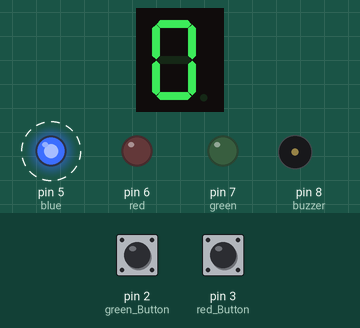
Recording of a sketch running on a simulated Arduino Uno, built with avr-gcc and run on an emulated ATmega328P. On the bench: 1-digit seven-segment display, output pins drawn as LEDs (lit = HIGH), buzzer (waves = sounding). Wiring (inferred from the names in the program): 1-digit 7-segment display, segments lit when HIGH: segments pin 10, pin 9, A5, A4, A3, pin 11, pin 12. Dashed ring = blinking. The inputs (shaded band) are chosen by the test bench; at power-on: pin 3 (red_Button) LOW, pin 2 (green_Button) HIGH. Random numbers use the default seed unless the sketch sets one; the segment pins are drawn as the display they are named for; pins used as bus, display or sensor lines are not drawn.

Above: at 0.1 s.
At 3.7 s:
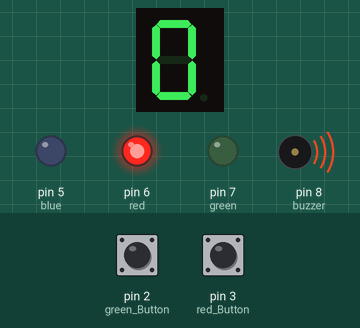
3.8 s: pin 3 (red_Button) pulled HIGH for 2.25 s
At 4.9 s:
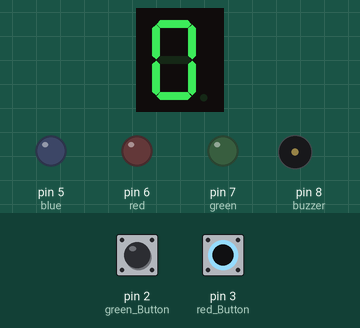
Timing chart, 0 to 14.7 s (numbered marks = the images above; inputs shaded):
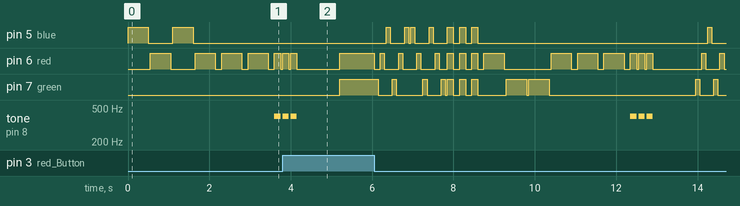

The sketch:

SimonSays.ino
```cpp
#define green 7         //1
#define red 6           //2
#define blue 5          //3
#define green_Button 2  //1
#define red_Button 3    //2
#define blue_Button 4   //3
#define buzzer 8

#define A 10
#define B 9
#define F 11
#define G 12
#define C A5
#define D A4
#define E A3

const int segmentPins[] = { 10, 9, A5, A4, A3, 11, 12 };

const int digits[10][7] = {
  { 1, 1, 1, 1, 1, 1, 0 },  // 0
  { 0, 1, 1, 0, 0, 0, 0 },  // 1
  { 1, 1, 0, 1, 1, 0, 1 },  // 2
  { 1, 1, 1, 1, 0, 0, 1 },  // 3
  { 0, 1, 1, 0, 0, 1, 1 },  // 4
  { 1, 0, 1, 1, 0, 1, 1 },  // 5
  { 1, 0, 1, 1, 1, 1, 1 },  // 6
  { 1, 1, 1, 0, 0, 0, 0 },  // 7
  { 1, 1, 1, 1, 1, 1, 1 },  // 8
  { 1, 1, 1, 1, 0, 1, 1 }   // 9
};

int ledPin[] = { 7, 6, 5 };
int butPin[] = { 2, 3, 4 };


void setup() {
  pinMode(green, OUTPUT);
  pinMode(red, OUTPUT);
  pinMode(blue, OUTPUT);

  pinMode(green_Button, INPUT);
  pinMode(red_Button, INPUT);
  pinMode(blue_Button, INPUT);

  for (int i = 0; i < 7; i++) {
    pinMode(segmentPins[i], OUTPUT);
  }

  randomSeed(analogRead(0));
}

void winDance() {
  for (int repeat = 0; repeat < 3; repeat++) {
    digitalWrite(green, HIGH);
    delay(150);
    digitalWrite(green, LOW);
    delay(50);
  }
  delay(1000);
}

void loseDance() {
  for (int repeat = 0; repeat < 3; repeat++) {
    digitalWrite(red, HIGH);
    tone(buzzer, 400, 150);
    delay(150);
    digitalWrite(red, LOW);
    delay(50);
  }
  delay(1000);
}
int game_mech(int stage) {
  int rand_arr[3 + stage];
  int reply[3 + stage];

  //generate the random number set
  for (int i = 0; i < 3 + stage; i++) {
    int rand_num = random(0, 3);
    rand_arr[i] = rand_num;

    digitalWrite(ledPin[rand_arr[i]], HIGH);
    delay(500);
    digitalWrite(ledPin[rand_arr[i]], LOW);
    delay(50);
  }

  //user reply
  for (int j = 0; j < 3 + stage; j++) {
    bool waiting = true;

    while (waiting) {
      if (digitalRead(green_Button) == LOW) {
        digitalWrite(green, HIGH);
        delay(500);
        digitalWrite(green, LOW);
        delay(50);
        reply[j] = 0;
        waiting = false;
      } else if (digitalRead(red_Button) == LOW) {
        digitalWrite(red, HIGH);
        delay(500);
        digitalWrite(red, LOW);
        delay(50);
        reply[j] = 1;
        waiting = false;
      } else if (digitalRead(blue_Button) == LOW) {
        digitalWrite(blue, HIGH);
        delay(500);
        digitalWrite(blue, LOW);
        delay(50);
        reply[j] = 2;
        waiting = false;
      }
    }

    delay(100);
  }

  int winState = 0;

  for (int k = 0; k < 3 + stage; k++) {
    if (reply[k] == rand_arr[k])
      winState = 1;
    else {
      winState = 0;
      break;
    }
  }

  return winState;
}

int high_score(int stage) {
  for (int i = 0; i < 7; i++) {
    digitalWrite(segmentPins[i], digits[stage][i]);
  }
}

void startDance() {
  // Chase forward
  for (int repeat = 0; repeat < 2; repeat++) {
    for (int i = 0; i < 3; i++) {
      digitalWrite(ledPin[i], HIGH);
      delay(100);
      digitalWrite(ledPin[i], LOW);
      delay(50);
    }
  }

  // Chase backward
  for (int repeat = 0; repeat < 2; repeat++) {
    for (int i = 2; i >= 0; i--) {
      digitalWrite(ledPin[i], HIGH);
      delay(100);
      digitalWrite(ledPin[i], LOW);
      delay(50);
    }
  }

  // All blink together
  for (int i = 0; i < 3; i++) {
    for (int j = 0; j < 3; j++) digitalWrite(ledPin[j], HIGH);
    delay(150);
    for (int j = 0; j < 3; j++) digitalWrite(ledPin[j], LOW);
    delay(150);
  }
}

void loop() {
  int stage = 0;


  while (1) {
    high_score(stage);
    int winState = game_mech(stage);

    if (winState == 1) {
      winDance();
      stage = stage + 1;
    } else {
      loseDance();
      digitalWrite(green, HIGH);
      digitalWrite(red, HIGH);

      bool restart = true;
      while (restart) {
        if (digitalRead(green_Button) == LOW) {
          digitalWrite(green, LOW);
          digitalWrite(red, LOW);
          delay(1000);
          loop();
          restart = false;
        } else if (digitalRead(red_Button) == LOW) {
          digitalWrite(green, LOW);
          digitalWrite(red, LOW);
          restart = false;
          startDance();
        }
      }
    }
  }
}
```

Measured:
- by itself, tone on pin 8 (buzzer): plays 400 Hz for 0.15 s, 400 Hz for 0.15 s, 400 Hz for 0.15 s, 400 Hz for 0.15 s, 400 Hz for 0.15 s
